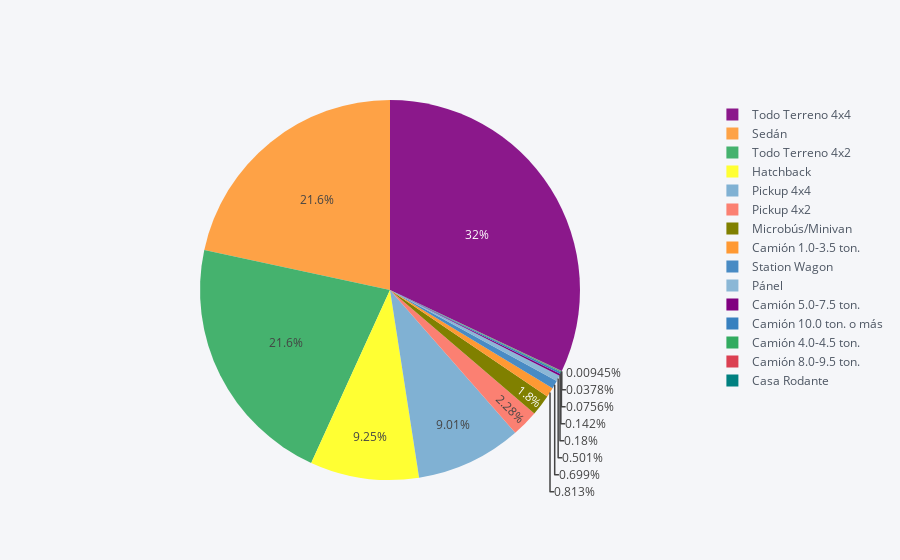

The cell this chart's notebook holds for it:
### Code cell
dft=df.groupby(['estilo']).estilo.count()
dft=dft.to_frame(name='cantidad')
dft.reset_index().iplot(kind='pie',labels='estilo',values='cantidad')

### Figure 1 — Plotly figure (JSON) as saved in the notebook; plotly's stock layout.template omitted (floating-point values rounded to 4 significant figures)
{"data": [{"labels": ["Camión 1.0-3.5 ton.", "Camión 10.0 ton. o más", "Camión 4.0-4.5 ton.", "Camión 5.0-7.5 ton.", "Camión 8.0-9.5 ton.", "Casa Rodante", "Hatchback", "Microbús/Minivan", "Pickup 4x2", "Pickup 4x4", "Pánel", "Sedán", "Station Wagon", "Todo Terreno 4x2", "Todo Terreno 4x4"], "marker": {"colors": ["rgba(255, 153, 51, 1.0)", "rgba(55, 128, 191, 1.0)", "rgba(50, 171, 96, 1.0)", "rgba(128, 0, 128, 1.0)", "rgba(219, 64, 82, 1.0)", "rgba(0, 128, 128, 1.0)", "rgba(255, 255, 51, 1.0)", "rgba(128, 128, 0, 1.0)", "rgba(251, 128, 114, 1.0)", "rgba(128, 177, 211, 1.0)", "rgba(128, 177, 211, 0.8999999999999999)", "rgba(255, 153, 51, 0.8999999999999999)", "rgba(55, 128, 191, 0.8999999999999999)", "rgba(50, 171, 96, 0.8999999999999999)", "rgba(128, 0, 128, 0.8999999999999999)"]}, "name": "", "type": "pie", "values": [86, 15, 8, 19, 4, 1, 979, 190, 241, 953, 53, 2287, 74, 2283, 3387]}], "layout": {"autosize": true, "legend": {"bgcolor": "#F5F6F9", "font": {"color": "#4D5663"}}, "paper_bgcolor": "#F5F6F9", "plot_bgcolor": "#F5F6F9", "title": {"font": {"color": "#4D5663"}}}}
